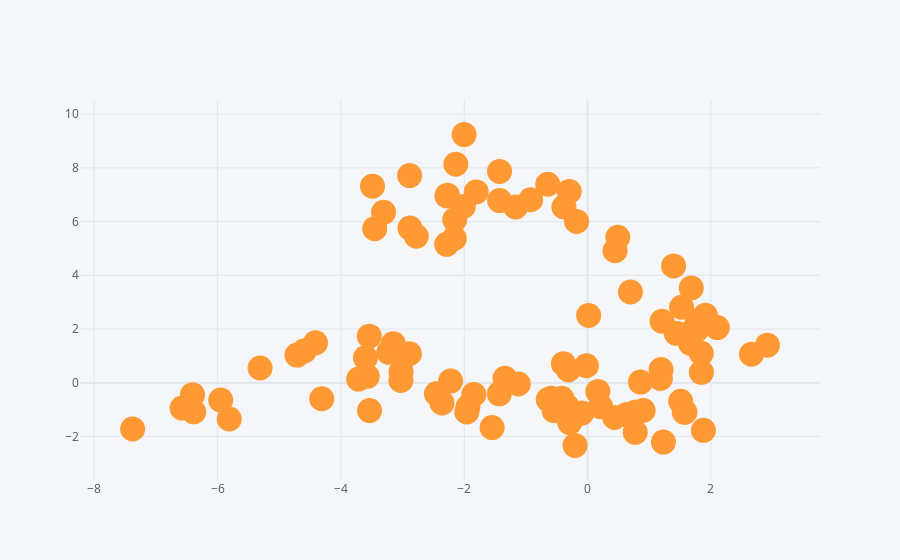

The code cell stored with this chart in its notebook:
### Markdown cell above
### Scatter Plot

### Code cell
df.iplot(x='a',y='b', mode='markers', size=25)
